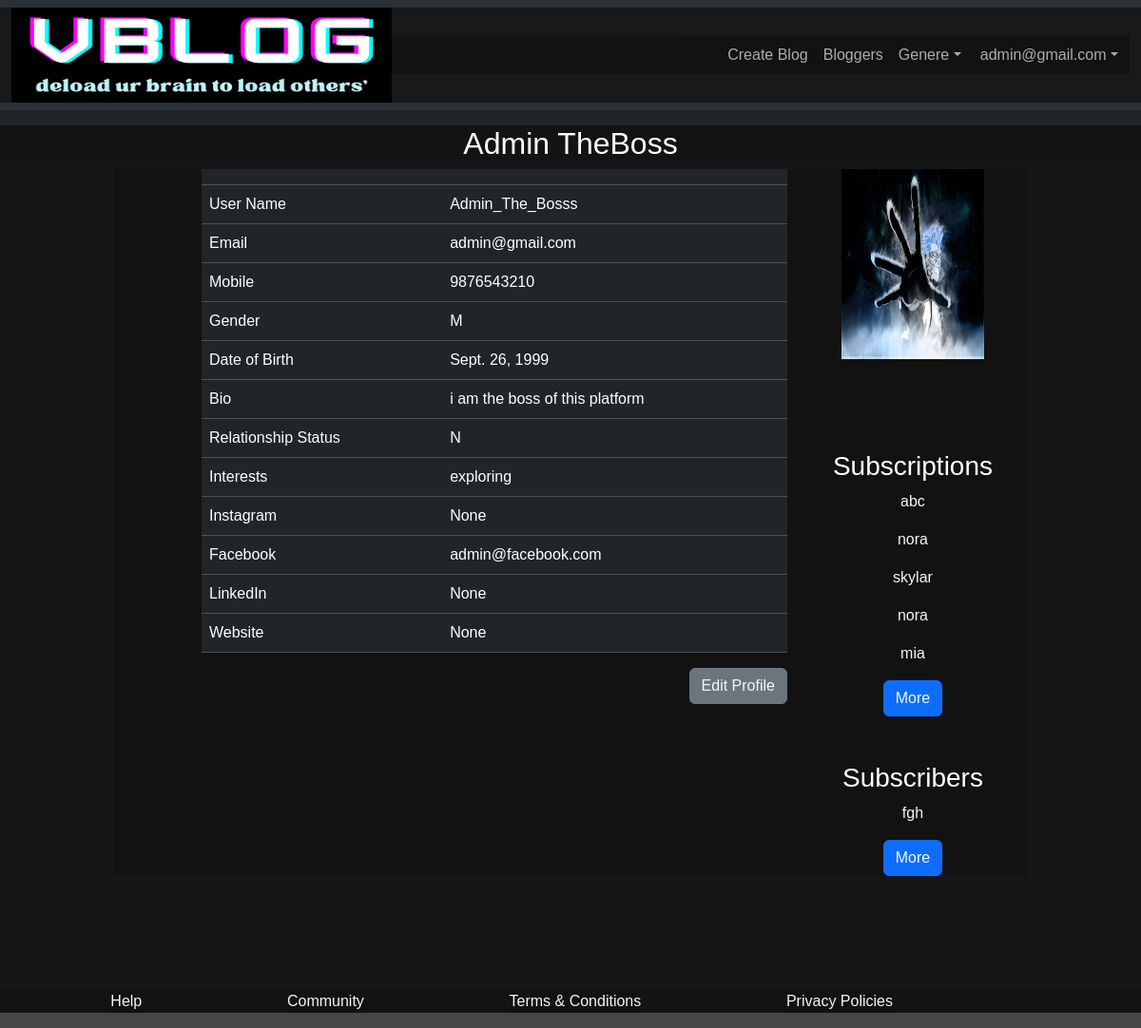
/userprofile/0/ (signed in), run on the app's committed database.
### blogapp/models.py (models this page shows)
class bloguser(AbstractUser):
    gchoices = [('M', 'Male'),('F', 'Female'),('O', 'Other')]
    rchoices=[('M', 'Married'),('U', 'Unmarried'),('D', 'Divorced'),('W', 'Widowed'),('I', 'In a Relationship'),('N', 'Not Interested')]
    username=None
    idu=models.CharField(null=True,max_length=10,default='ooo')
    user_name=models.CharField(null=True,blank=True,max_length=30,validators=[MinLengthValidator(3),MaxLengthValidator(30)])
    first_name=models.CharField(null=True,blank=True,default='',max_length=30,validators=[MinLengthValidator(3),MaxLengthValidator(20)])
    last_name=models.CharField(null=True,blank=True,default='',max_length=30,validators=[MinLengthValidator(3),MaxLengthValidator(20)])
    email=models.EmailField(null=False,blank=False,unique=True,validators=[MinLengthValidator(8),MaxLengthValidator(50)])
    mobile=models.IntegerField(null=True,blank=True,validators=[MinValueValidator(6000000000),MaxValueValidator(9999999999)])
    gender=models.CharField(null=True,blank=True,default='M',max_length=1,choices=gchoices)
    date_of_birth=models.DateField(null=True,blank=True,validators=[validatedate])
    dp=models.ImageField(null=True,blank=True,upload_to='images/dp')
    relationship=models.CharField(null=True,blank=True,default='N',max_length=1,choices=rchoices)
    bio=models.CharField(max_length=500,validators=[MaxLengthValidator(300)],null=True)
    status=models.BooleanField(default=False,null=True)
    date_of_joining=models.DateField(null=True)
    last_login=models.DateTimeField(null=True)
    vip=models.BooleanField(blank=True,default=False)
    follows=models.ManyToManyField('self',related_name='followed_by',symmetrical=False,blank=True)
    saves=models.ManyToManyField('blog', related_name='saved_by',blank=True)
    instagram=models.CharField(null=True,blank=True,max_length=50,)
    facebook=models.CharField(null=True,blank=True,max_length=50,)
    linked_in=models.CharField(null=True,blank=True,max_length=50,)
    website=models.CharField(null=True,blank=True,max_length=50,)
    interests=models.CharField(null=True,blank=True,max_length=200,)
    settings=models.CharField(null=True,blank=True,max_length=1000)
    slug=models.SlugField(default='slugdefault',null=True,blank=True)
    USERNAME_FIELD='email'
    REQUIRED_FIELDS=[]
    object=UserManager()

### blogapp/views.py (the view)
# urls.py: path('userprofile/<str:u>/',views.userprofile,name='userprofile'),
def userprofile(request,u):
    u1=bloguser.objects.get(idu=u)
    fl=bloguser.object.filter(follows=u1)
    us=request.user
    return render(request, 'user.html',{'u':u1,'msg':'','fl':fl,'us':us})

### blogapp/templates/user.html (shortened to what this page needs)
{% extends 'base.html' %}
{% load static %}
{% block main %}
<h2>{{u.first_name}} {{u.last_name}}</h2>
<div class="container" style="margin-right: 10%;margin-left: 10%;width: 80%;">
  <div class="row">
    <div class="col-1">
    </div>
    <div class="col-8">
      <table class="table table-dark" >
        <thead>
          <tr>
            <th scope="col" colspan="2">      </th>
          </tr>
        </thead>
        <tbody style="text-align: left;">
          <tr>
            <td >User Name</td>
            <td>{{u.user_name}}</td>
          </tr>
          {% if us.status or u.idu == us.idu %}
          <tr>
            <td >Email </td>
            <td>
              {{u.email}}
            </td>
          </tr>
          <tr>
            <td >Mobile </td>
            <td>{{u.mobile}}</td>
          </tr>
          <tr>
            <td >Gender</td>
            <td>{{u.gender}}</td>
          </tr>
          <tr>
            <td >Date of Birth</td>
            <td>{{u.date_of_birth}}</td>
          </tr>
          <tr>
            <td >Bio</td>
            <td>{{u.bio}}</td>
          </tr>
          <tr>
            <tr>
              <td >Relationship Status</td>
              <td>{{u.relationship}}</td>
            </tr>
            <tr>
            <td >Interests</td>
            <td>{{u.interests}}</td>
          </tr>
          <tr>
            <td >Instagram</td>
            <td>{{u.instagram}}</td>
          </tr>
          <tr>
            <td >Facebook</td>
            <td>{{u.facebook}}</td>
          </tr>
          <tr>
            <td >LinkedIn</td>
            <td>{{u.linked_in}}</td>
          </tr>
          <tr>
            <td >Website</td>
            <td>{{u.website}}</td>
          </tr>
          {%endif%}
        </tbody>
      </table>
      {% if u.idu == us.idu %}
      <p style="text-align: right;margin-right: 0%;margin-left: 10%;"><button class="btn btn-secondary"><a href="{% url 'edituser' u.idu %}">Edit Profile</a></button></p>
      {% endif %}
    </div>
    <div class="col-3">
      <div>
        {% if u.dp %}
               <img src="{{u.dp.url}}" width="150px" height="200px" alt="dp">
               {% else %}
               <img src="{% static 'media/defaultprofile.PNG' %}" width="150px" height="200px" alt="dp">
               {% endif %}
               <br>
               <br>
      </div>
      <br>
      <br><br>
      <div>
        <h3>Subscriptions</h3>
        {% if us.status or u.idu == us.idu %}
      {% for i in u.follows.all|slice:5 %}
      <p><a href="{% url 'userprofile' i.idu %}">{{i.first_name|lower}}</a></p>
      {% endfor %}
      <button class="btn btn-primary" type="submit"><a href="{% url 'profilelist' 'fl' %}">More</a></button>
        {%endif%}
      </div>
      <br><br>
      <div>
        <h3>Subscribers</h3>
        {% if us.status or u.idu == us.idu %}
      {% for j in u.followed_by.all|slice:5 %}
      <p><a href="{% url 'userprofile' j.idu %}">{{j.first_name|lower}}</a></p>
      {% endfor %}
      <button class="btn btn-primary" type="submit"><a href="{% url 'profilelist' 'fb' %}">More</a></button>
      {%endif%}
      </div>
    </div>
  </div>
</div>
{% endblock main %}

### templates/base.html (shortened to what this page needs)
<!DOCTYPE html>
<html lang="en">
<head>
    <link rel="stylesheet" href="https://cdn.jsdelivr.net/npm/bootstrap@5.3.1/dist/css/bootstrap.rtl.min.css">
</head>
<body data-bs-theme="dark">
    {% load static %}
    <nav class="navbar navbar-expand-lg bg-body-tertiary">
        <div class="container-fluid">
            <a href="{% url 'home' %}"><img src="{% static 'media/vlogo.png' %}" width="400px" height="100px" alt=""></a>
          <div class="collapse navbar-collapse" id="navbarSupportedContent">
            <ul class="navbar-nav me-auto mb-2 mb-lg-0">
              <li class="nav-item">
                <a class="nav-link" href="{% url 'newblog' %}">Create Blog</a>
              </li>
              <li class="nav-item">
                <a class="nav-link" href="{% url 'profilelist' 'au' %}">Bloggers</a>
              </li>
              <li class="nav-item dropdown">
                <a class="nav-link dropdown-toggle" href="#" role="button" data-bs-toggle="dropdown" aria-expanded="false">
                  Genere
                </a>
              </li>
                {% if request.user.is_authenticated %}
                <li class="nav-item dropdown">
                  <a class="nav-link dropdown-toggle" href="#" role="button" data-bs-toggle="dropdown" aria-expanded="false">
                    {{request.user.email}}
                  </a>
                </li>
                {% else %}
                <li class="nav-item ">
                <a class="nav-link" href="{% url 'userlogin'%}">Login</a>
                </li>
                {% endif %}
            </ul>
          </div>
        </div>
      </nav>
    <section style="align-items: center;justify-content: center;text-align: center;">
        {% block main %}{% endblock main %}
    </section>
    <footer >
      <br><br><br><br><br>
<ul style="display: flex;justify-content: space-around;list-style: none;">
        <li><a href="">Help</a></li>
        <li><a href="">Community</a></li>
        <li><a href="">Terms & Conditions</a></li>
        <li><a href="">Privacy Policies</a></li>
</ul>
    </footer>
</body>
</html>

### templates/base.html (style rules this page uses)
* { background-color: rgba(19, 18, 18, 0.781); color: white; font-family: Arial, Helvetica, sans-serif; text-decoration: none; }
button { background-color:grey; }
a { text-decoration: none; color: whitesmoke; background-color:transparent; }

### data on the page
bloguser: user.email "admin@gmail.com", first_name "Admin", last_name "TheBoss", user_name "Admin_The_Bosss", email "admin@gmail.com", mobile "9876543210", gender "M", date_of_birth "Sept. 26, 1999", bio "i am the boss of this platform", relationship "N", interests "exploring", instagram "None", facebook "admin@facebook.com", linked_in "None", website "None", dp (picture)
bloguser: first_name "abc"
bloguser: first_name "nora"
bloguser: first_name "skylar"
bloguser: first_name "nora"
bloguser: first_name "mia"
bloguser: first_name "fgh"
